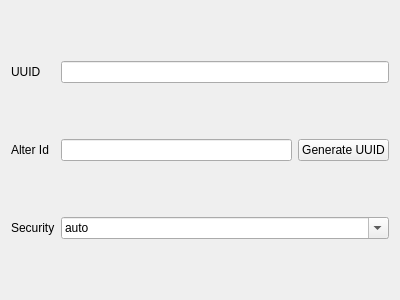
<?xml version="1.0" encoding="UTF-8"?>
<ui version="4.0">
 <class>EditVMess</class>
 <widget class="QWidget" name="EditVMess">
  <property name="geometry">
   <rect>
    <x>0</x>
    <y>0</y>
    <width>400</width>
    <height>300</height>
   </rect>
  </property>
  <property name="windowTitle">
   <string notr="true">EditVMess</string>
  </property>
  <layout class="QGridLayout" name="gridLayout">
   <item row="4" column="1">
    <widget class="QComboBox" name="security">
     <property name="editable">
      <bool>true</bool>
     </property>
     <item>
      <property name="text">
       <string notr="true">auto</string>
      </property>
     </item>
     <item>
      <property name="text">
       <string notr="true">zero</string>
      </property>
     </item>
     <item>
      <property name="text">
       <string notr="true">none</string>
      </property>
     </item>
     <item>
      <property name="text">
       <string notr="true">chacha20-poly1305</string>
      </property>
     </item>
     <item>
      <property name="text">
       <string notr="true">aes-128-gcm</string>
      </property>
     </item>
    </widget>
   </item>
   <item row="4" column="0">
    <widget class="QLabel" name="label_3">
     <property name="text">
      <string>Security</string>
     </property>
    </widget>
   </item>
   <item row="3" column="0">
    <widget class="QLabel" name="label_2">
     <property name="text">
      <string>Alter Id</string>
     </property>
    </widget>
   </item>
   <item row="0" column="0">
    <widget class="QLabel" name="label">
     <property name="text">
      <string>UUID</string>
     </property>
    </widget>
   </item>
   <item row="0" column="1">
    <widget class="MyLineEdit" name="uuid"/>
   </item>
   <item row="3" column="1">
    <widget class="QWidget" name="horizontalWidget" native="true">
     <property name="sizePolicy">
      <sizepolicy hsizetype="Preferred" vsizetype="Maximum">
       <horstretch>0</horstretch>
       <verstretch>0</verstretch>
      </sizepolicy>
     </property>
     <layout class="QHBoxLayout" name="horizontalLayout">
      <property name="leftMargin">
       <number>0</number>
      </property>
      <property name="topMargin">
       <number>0</number>
      </property>
      <property name="rightMargin">
       <number>0</number>
      </property>
      <property name="bottomMargin">
       <number>0</number>
      </property>
      <item>
       <widget class="QLineEdit" name="aid"/>
      </item>
      <item>
       <widget class="QPushButton" name="uuidgen">
        <property name="text">
         <string>Generate UUID</string>
        </property>
       </widget>
      </item>
     </layout>
    </widget>
   </item>
  </layout>
 </widget>
 <customwidgets>
  <customwidget>
   <class>MyLineEdit</class>
   <extends>QLineEdit</extends>
   <header>include/ui/utils/MyLineEdit.h</header>
  </customwidget>
 </customwidgets>
 <tabstops>
  <tabstop>uuid</tabstop>
  <tabstop>aid</tabstop>
  <tabstop>uuidgen</tabstop>
  <tabstop>security</tabstop>
 </tabstops>
 <resources/>
 <connections/>
</ui>
